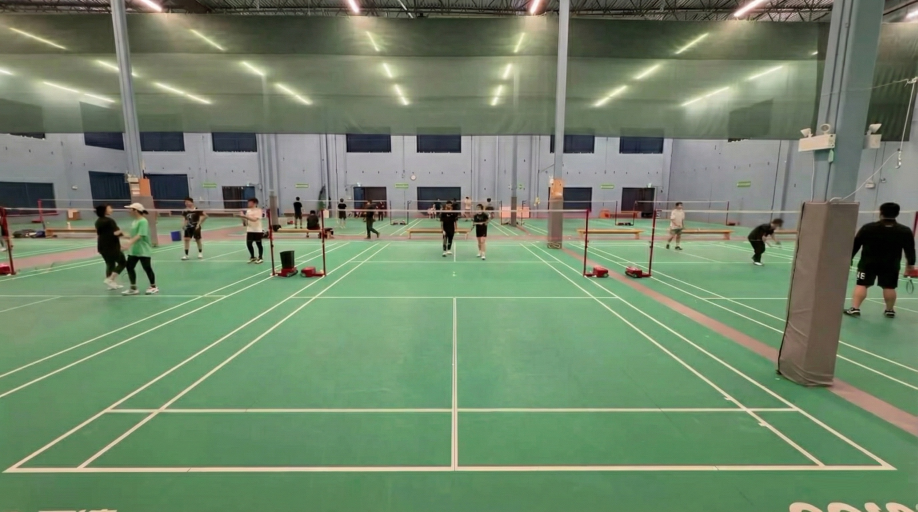
#> input picture stage1_courtdetection/46c389d2-feac-4204-84b8-052aebf76d5c_result.jpg, 2752 x 1536 px, found by its file name (shown at 1/3 size)
$ python courtdetection.py
#> lines starting #> are read from the running program, lines starting #| are printed output that depends on the picture; after the words box and inside, x2 and y2 are one past the last pixel; in counts of white or black regions, pixels touching at a corner belong together
"""
Badminton Court Edge Detection Pipeline v2
==========================================
사용자 입력 4개 코너 좌표를 Ground Truth로 활용하여
코트 라인을 정확하게 정의하고 시각화

배드민턴 반코트 구조:
- 4개 코너: TL, TR, BR, BL (단식 롱서브라인 기준 외곽)
- 내부 라인: 표준 코트 비율로 계산
"""

import cv2
import numpy as np
import json
import os
from datetime import datetime
from dataclasses import dataclass, field
from typing import List, Tuple, Optional, Dict
from pathlib import Path


@dataclass
class CourtDimensions:
    """배드민턴 코트 실제 치수 (미터)"""
    # 전체 코트
    full_length: float = 13.4       # 전체 길이
    doubles_width: float = 6.1      # 복식 폭
    singles_width: float = 5.18     # 단식 폭

    # 반코트 기준 (네트에서)
    half_length: float = 6.7        # 반코트 길이
    short_service: float = 1.98     # 숏서비스 라인 (네트에서)
    long_service_doubles: float = 0.76  # 복식 롱서비스 (베이스라인에서)

    # 계산된 값
    @property
    def alley_width(self) -> float:
        """복식 앨리 폭"""
        return (self.doubles_width - self.singles_width) / 2  # 0.46m

    @property
    def half_singles_width(self) -> float:
        """단식 코트 절반 폭"""
        return self.singles_width / 2  # 2.59m


@dataclass
class CourtLine:
    """코트 라인 정의"""
    name: str
    p1: Tuple[float, float]  # 시작점 (x, y)
    p2: Tuple[float, float]  # 끝점 (x, y)
    line_type: str           # 'baseline', 'sideline', 'service', 'center'
    color: Tuple[int, int, int] = (255, 255, 255)  # BGR

    @property
    def angle(self) -> float:
        dx = self.p2[0] - self.p1[0]
        dy = self.p2[1] - self.p1[1]
        return np.degrees(np.arctan2(dy, dx))

    @property
    def length(self) -> float:
        dx = self.p2[0] - self.p1[0]
        dy = self.p2[1] - self.p1[1]
        return np.sqrt(dx**2 + dy**2)


class CourtLineDetector:
    """메타데이터 기반 코트 라인 검출기"""

    # 라인 타입별 색상 (BGR)
    LINE_COLORS = {
        'baseline': (0, 255, 0),        # Green - 베이스라인
        'sideline': (255, 0, 255),      # Magenta - 사이드라인
        'service': (0, 255, 255),       # Yellow - 서비스라인 (숏서비스)
        'center': (255, 0, 0),          # Blue - 센터라인
    }

    LINE_LABELS = {
        'baseline': 'Baseline (Green)',
        'sideline': 'Sideline (Magenta)',
        'service': 'Short Service Line (Yellow)',
        'center': 'Center Line (Blue)',
    }

    def __init__(self):
        self.dims = CourtDimensions()
        self.court_lines: List[CourtLine] = []

    def create_output_dir(self, base_path: str = ".") -> str:
        """타임스탬프 기반 출력 디렉토리 생성"""
        timestamp = datetime.now().strftime("%y%m%d_%H%M%S")
        output_dir = os.path.join(base_path, timestamp)
        os.makedirs(output_dir, exist_ok=True)
        return output_dir

    def compute_court_lines_from_corners(self, corners: List[List[int]]) -> List[CourtLine]:
        """
        4개 코너 좌표로부터 모든 코트 라인 계산

        Args:
            corners: [[TL], [TR], [BR], [BL]] - 반코트 외곽 (단식 롱서브라인 기준)

        입력 좌표 해석:
        - TL, TR: 숏서비스 라인과 사이드라인의 교점
        - BL, BR: 베이스라인(롱서브라인)과 사이드라인의 교점

        반코트 구조 (카메라 뷰):

        TL -------- TR   (숏서비스 라인)
        |     |     |
        |     |     |
        |     |     |
        BL -------- BR   (베이스라인/롱서브라인)
        """
        tl = np.array(corners[0], dtype=np.float32)
        tr = np.array(corners[1], dtype=np.float32)
        br = np.array(corners[2], dtype=np.float32)
        bl = np.array(corners[3], dtype=np.float32)

        lines = []

        # ============================================
        # 1. 외곽 4변 (사용자 입력 좌표 = 실제 코트 라인)
        # ============================================

        # 상단: 숏서비스 라인 - TL to TR
        lines.append(CourtLine(
            name="Short Service Line",
            p1=tuple(tl), p2=tuple(tr),
            line_type='service',
            color=self.LINE_COLORS['service']
        ))

        # 하단: 베이스라인 (롱서브라인) - BL to BR
        lines.append(CourtLine(
            name="Baseline (Long Service)",
            p1=tuple(bl), p2=tuple(br),
            line_type='baseline',
            color=self.LINE_COLORS['baseline']
        ))

        # 좌측 사이드라인 - TL to BL
        lines.append(CourtLine(
            name="Left Sideline",
            p1=tuple(tl), p2=tuple(bl),
            line_type='sideline',
            color=self.LINE_COLORS['sideline']
        ))

        # 우측 사이드라인 - TR to BR
        lines.append(CourtLine(
            name="Right Sideline",
            p1=tuple(tr), p2=tuple(br),
            line_type='sideline',
            color=self.LINE_COLORS['sideline']
        ))

        # ============================================
        # 2. 내부 라인: 센터라인
        # ============================================

        # 센터라인: 숏서비스 라인 중점 ~ 베이스라인 중점
        center_top = (tl + tr) / 2
        center_bottom = (bl + br) / 2

        lines.append(CourtLine(
            name="Center Line",
            p1=tuple(center_top), p2=tuple(center_bottom),
            line_type='center',
            color=self.LINE_COLORS['center']
        ))

        self.court_lines = lines
        return lines

    def interpolate_point(self, p1: np.ndarray, p2: np.ndarray,
                          ratio: float) -> np.ndarray:
        """두 점 사이를 비율로 보간"""
        return p1 + ratio * (p2 - p1)

    def draw_court_lines(self, image: np.ndarray,
                         lines: List[CourtLine],
                         thickness: int = 3) -> np.ndarray:
        """코트 라인 그리기"""
        result = image.copy()

        for line in lines:
            p1 = tuple(map(int, line.p1))
            p2 = tuple(map(int, line.p2))
            cv2.line(result, p1, p2, line.color, thickness)

        return result

    def draw_corners(self, image: np.ndarray,
                     corners: List[List[int]]) -> np.ndarray:
        """코너 포인트 표시"""
        result = image.copy()
        labels = ['TL', 'TR', 'BR', 'BL']

        for pt, label in zip(corners, labels):
            cv2.circle(result, tuple(pt), 10, (0, 0, 255), -1)
            cv2.putText(result, label, (pt[0] + 15, pt[1] - 10),
                       cv2.FONT_HERSHEY_SIMPLEX, 0.8, (0, 0, 255), 2)

        return result

    def draw_legend(self, image: np.ndarray,
                    line_counts: Dict[str, int]) -> np.ndarray:
        """좌상단 레전드"""
        result = image.copy()

        legend_height = 35 * len(self.LINE_LABELS) + 25
        legend_width = 280

        # 배경
        overlay = result.copy()
        cv2.rectangle(overlay, (10, 10), (legend_width, legend_height),
                     (30, 30, 30), -1)
        cv2.addWeighted(overlay, 0.8, result, 0.2, 0, result)
        cv2.rectangle(result, (10, 10), (legend_width, legend_height),
                     (200, 200, 200), 2)

        y_offset = 40
        for line_type, label in self.LINE_LABELS.items():
            color = self.LINE_COLORS[line_type]
            count = line_counts.get(line_type, 0)

            # 색상 박스
            cv2.rectangle(result, (20, y_offset - 15), (50, y_offset + 5),
                         color, -1)

            # 텍스트
            text = f"{label}: {count}"
            cv2.putText(result, text, (60, y_offset),
                       cv2.FONT_HERSHEY_SIMPLEX, 0.5, (255, 255, 255), 1)

            y_offset += 35

        return result

    def create_polygon_visualization(self, image: np.ndarray,
                                      corners: List[List[int]],
                                      lines: List[CourtLine]) -> np.ndarray:
        """
        최종 폴리곤 형태 시각화
        - 코트 영역 반투명 오버레이
        - 각 엣지별 다른 색상
        - 레전드 포함
        """
        result = image.copy()

        # 1. 코트 영역 반투명 오버레이
        pts = np.array(corners, dtype=np.int32)
        overlay = result.copy()
        cv2.fillPoly(overlay, [pts], (100, 100, 100))
        cv2.addWeighted(overlay, 0.3, result, 0.7, 0, result)

        # 2. 코트 라인 그리기
        result = self.draw_court_lines(result, lines, thickness=4)

        # 3. 코너 표시
        result = self.draw_corners(result, corners)

        # 4. 라인 타입별 카운트
        line_counts = {}
        for line in lines:
            line_counts[line.line_type] = line_counts.get(line.line_type, 0) + 1

        # 5. 레전드
        result = self.draw_legend(result, line_counts)

        return result

    def detect_additional_lines_canny(self, image: np.ndarray,
                                       corners: List[List[int]],
                                       known_lines: List[CourtLine]) -> List[CourtLine]:
        """
        Canny + Hough로 추가 라인 검출 (선택적)
        이미 정의된 라인과 중복되지 않는 라인만 반환
        """
        # ROI 마스크 생성
        pts = np.array(corners, dtype=np.int32)
        mask = np.zeros(image.shape[:2], dtype=np.uint8)
        cv2.fillPoly(mask, [pts], 255)

        # 전처리
        gray = cv2.cvtColor(image, cv2.COLOR_BGR2GRAY)
        clahe = cv2.createCLAHE(clipLimit=3.0, tileGridSize=(8, 8))
        enhanced = clahe.apply(gray)
        blurred = cv2.GaussianBlur(enhanced, (5, 5), 0)

        # 화이트 마스킹
        hls = cv2.cvtColor(image, cv2.COLOR_BGR2HLS)
        l_channel = hls[:, :, 1]
        white_mask = ((l_channel >= 150) & (l_channel <= 255)).astype(np.uint8) * 255

        # ROI 적용
        white_mask = cv2.bitwise_and(white_mask, mask)
        masked = cv2.bitwise_and(blurred, blurred, mask=white_mask)

        # Canny
        edges = cv2.Canny(masked, 30, 100)

        return edges, masked

    def process(self, image_path: str, corners: List[List[int]],
                output_dir: str = None) -> Dict:
        """
        전체 파이프라인 실행
        """
        if output_dir is None:
            output_dir = self.create_output_dir()
        else:
            os.makedirs(output_dir, exist_ok=True)

        print(f"[INFO] Output directory: {output_dir}")

        # 이미지 로드
        image = cv2.imread(image_path)
        if image is None:
            raise ValueError(f"Failed to load image: {image_path}")

        print(f"[INFO] Loaded image: {image.shape}")
        print(f"[INFO] Court corners: {corners}")

        # Step 0: 원본 이미지 저장
        cv2.imwrite(os.path.join(output_dir, "00_original.jpg"), image)

        # Step 1: 코너 표시
        img_with_corners = self.draw_corners(image, corners)
        cv2.imwrite(os.path.join(output_dir, "01_corners.jpg"), img_with_corners)

        # Step 2: 코트 라인 계산
        lines = self.compute_court_lines_from_corners(corners)
        print(f"[INFO] Computed {len(lines)} court lines")

        for line in lines:
            print(f"  - {line.name}: {line.line_type}")

        # Step 3: 코트 라인만 그리기
        img_with_lines = self.draw_court_lines(image, lines, thickness=3)
        cv2.imwrite(os.path.join(output_dir, "02_court_lines.jpg"), img_with_lines)

        # Step 4: Canny 엣지 (참고용)
        edges, masked = self.detect_additional_lines_canny(image, corners, lines)
        cv2.imwrite(os.path.join(output_dir, "03_canny_edges.jpg"), edges)
        cv2.imwrite(os.path.join(output_dir, "03_white_masked.jpg"), masked)

        # Step 5: 최종 폴리곤 시각화
        final_result = self.create_polygon_visualization(image, corners, lines)
        cv2.imwrite(os.path.join(output_dir, "04_final_polygon.jpg"), final_result)

        # Step 6: 엣지 위에 라인 오버레이 (요청하신 형태)
        edges_colored = cv2.cvtColor(edges, cv2.COLOR_GRAY2BGR)
        edges_with_lines = self.draw_court_lines(edges_colored, lines, thickness=3)

        line_counts = {}
        for line in lines:
            line_counts[line.line_type] = line_counts.get(line.line_type, 0) + 1
        edges_with_lines = self.draw_legend(edges_with_lines, line_counts)
        cv2.imwrite(os.path.join(output_dir, "05_edges_with_lines.jpg"), edges_with_lines)

        # 결과 JSON
        results = {
            'output_dir': output_dir,
            'corners': corners,
            'lines': [
                {
                    'name': l.name,
                    'type': l.line_type,
                    'p1': [float(l.p1[0]), float(l.p1[1])],
                    'p2': [float(l.p2[0]), float(l.p2[1])],
                    'length': float(l.length),
                    'angle': float(l.angle)
                }
                for l in lines
            ],
            'line_counts': line_counts
        }

        with open(os.path.join(output_dir, "detection_results.json"), 'w') as f:
            json.dump(results, f, indent=2, ensure_ascii=False)

        print(f"[INFO] Processing complete")
        print(f"[INFO] Line counts: {line_counts}")

        return results


def main():
    """메인 실행"""
    # JSON 설정
    config = {
        "test_cases": [
            {
                "name": "session_46c389d2",
                "image_path": "/mnt/b/cd_p/bmt_demo/stage1_courtdetection/46c389d2-feac-4204-84b8-052aebf76d5c_result.jpg",
                "area": [
                    [977, 828],   # TL - 숏서비스라인 좌측
                    [1751, 826],  # TR - 숏서비스라인 우측
                    [2691, 1410], # BR - 베이스라인 우측
                    [8, 1418]     # BL - 베이스라인 좌측
                ],
                "description": "실제 세션 이미지 - 정면 촬영"
            }
        ]
    }

    detector = CourtLineDetector()

    for test_case in config["test_cases"]:
        print(f"\n{'='*60}")
        print(f"Processing: {test_case['name']}")
        print(f"Description: {test_case['description']}")
        print(f"{'='*60}")

        try:
            results = detector.process(
                image_path=test_case["image_path"],
                corners=test_case["area"]
            )
#> in process, image is the input picture: shape (1536, 2752, 3); mean B, G, R 106.8, 134, 113.6
#| [INFO] Loaded image: (1536, 2752, 3)
#> in detect_additional_lines_canny, `cv2.fillPoly(mask, [pts], 255)`:
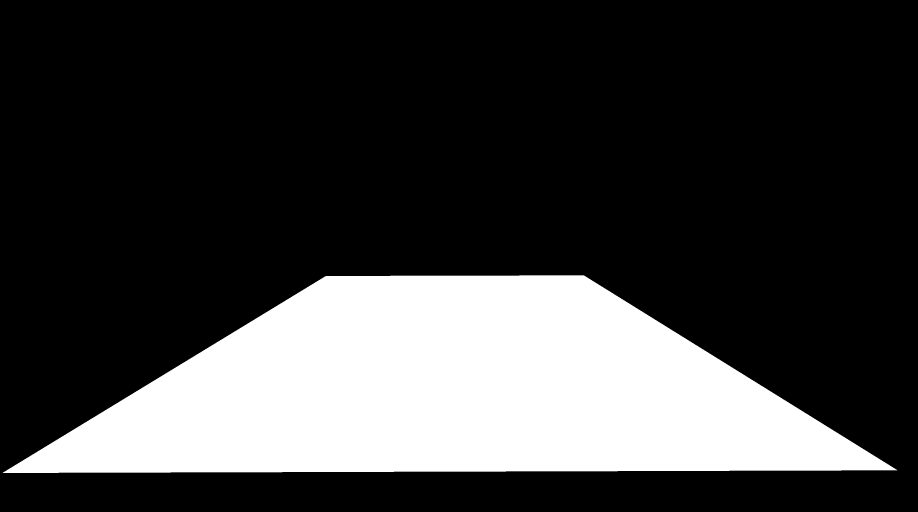
#> mask: shape (1536, 2752) (shown at 1/3 size); 24.1% white; 1 white region, box (x1, y1, x2, y2) and area: (8, 826, 2692, 1419) 1017241
#> in detect_additional_lines_canny, `gray = cv2.cvtColor(image, cv2.COLOR_BGR2GRAY)`:
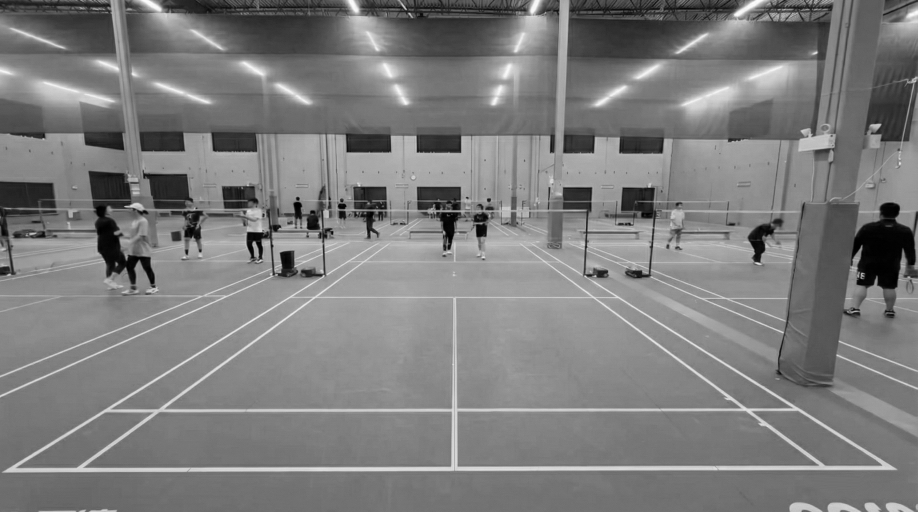
#> gray: shape (1536, 2752) (shown at 1/3 size); min 0, max 255, mean 124.8
#> in detect_additional_lines_canny, `enhanced = clahe.apply(gray)`:
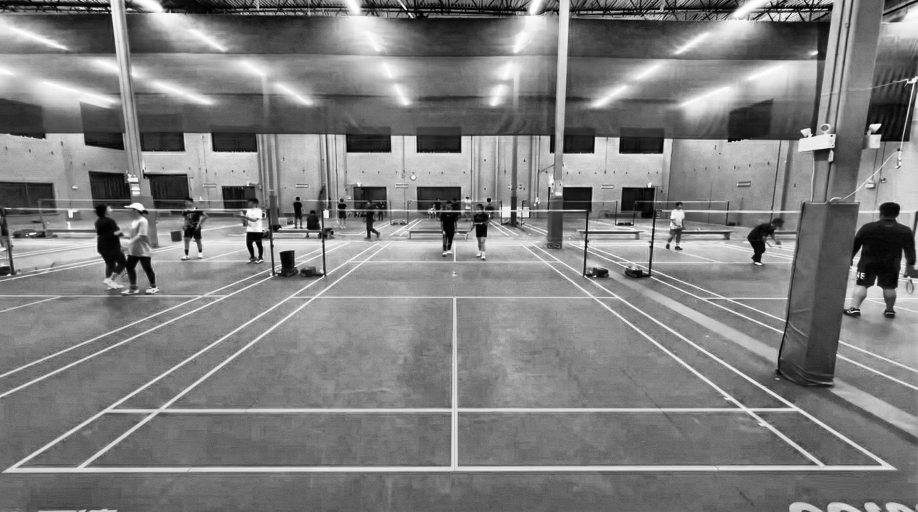
#> enhanced: shape (1536, 2752) (shown at 1/3 size); min 0, max 255, mean 126.9
#> in detect_additional_lines_canny, `hls = cv2.cvtColor(image, cv2.COLOR_BGR2HLS)`: hls: shape (1536, 2752, 3); mean of channels 0, 1, 2 54.6, 120.7, 43.4
#> in detect_additional_lines_canny, `white_mask = ((l_channel >= 150) & (l_channel <= 255)).astype(np.uint8..`:
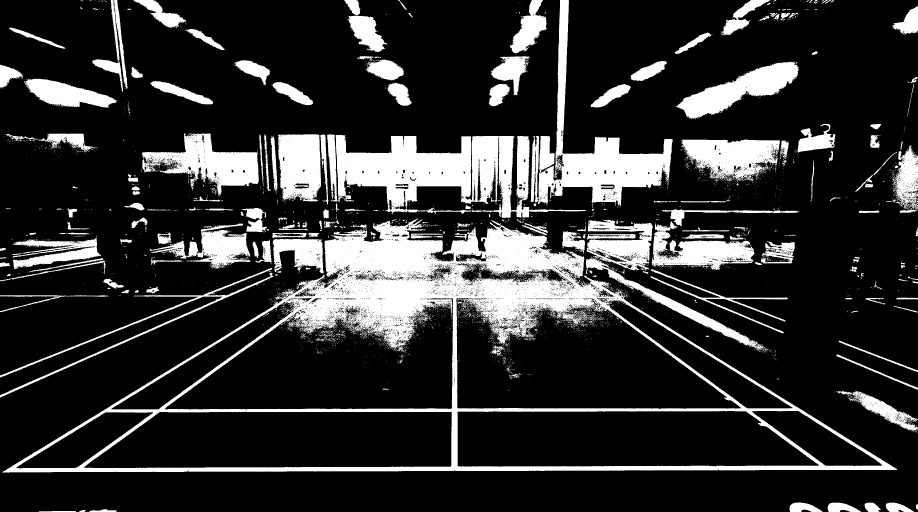
#> white_mask: shape (1536, 2752) (shown at 1/3 size); 19.5% white; 5137 white regions (4863 under 20 px), largest, box (x1, y1, x2, y2) and area: (7, 655, 2691, 1418) 280778, (1007, 405, 1759, 654) 85077, (1592, 0, 2018, 619) 61550
#> in detect_additional_lines_canny, `white_mask = cv2.bitwise_and(white_mask, mask)`: white_mask: shape (1536, 2752); 4.8% white; 2171 white regions (2134 under 20 px), largest, box (x1, y1, x2, y2) and area: (9, 826, 2691, 1418) 195467, (1475, 1035, 1516, 1068) 465, (1533, 1120, 1556, 1134) 109
#> in detect_additional_lines_canny, `edges = cv2.Canny(masked, 30, 100)`: edges: shape (1536, 2752); 1.5% white in thin lines or dots, all inside (x1, y1, x2, y2) = (9, 825, 2691, 1419)
#> in create_polygon_visualization, `cv2.addWeighted(overlay, 0.3, result, 0.7, 0, result)`:
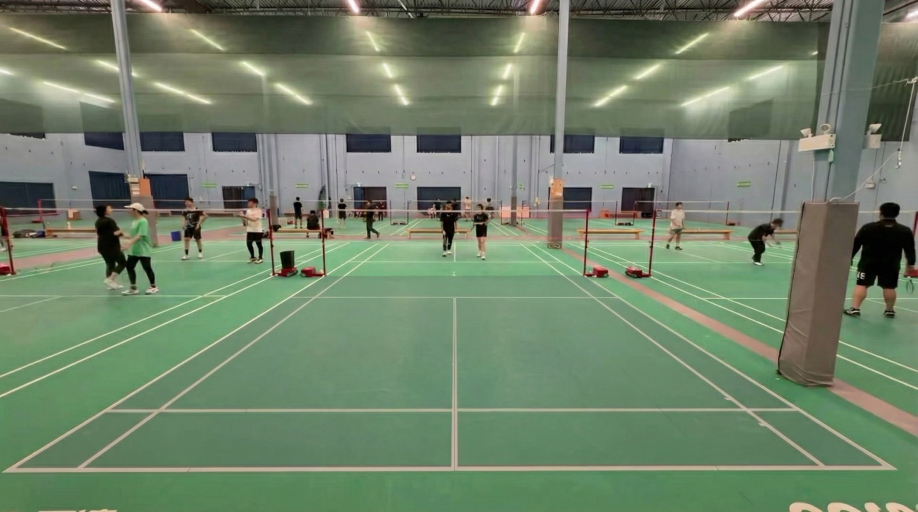
#> result: shape (1536, 2752, 3) (shown at 1/3 size); mean B, G, R 105.6, 129.8, 112.4
#> the loop in draw_court_lines (call 2), `for line in lines:` made 5 passes
#> (p1, p2) on passes 1 to 5: ((977, 828), (1751, 826)), ((8, 1418), (2691, 1410)), ((977, 828), (8, 1418)), ((1751, 826), (2691, 1410)), ((1364, 827), (1349, 1414))
#> in draw_legend, `cv2.rectangle(overlay, (10, 10), (legend_width, legend_height), (30, 3..`:
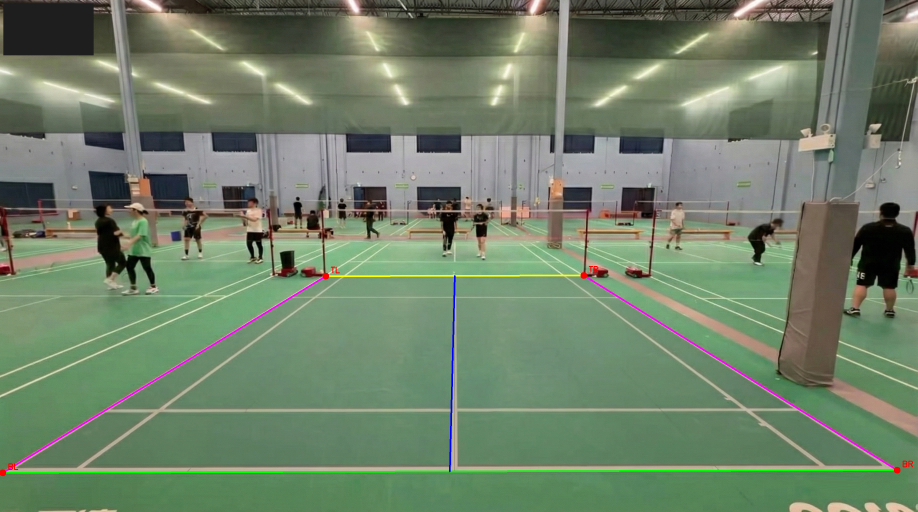
#> overlay: shape (1536, 2752, 3) (shown at 1/3 size); mean B, G, R 105.1, 129, 111.7
#> after the loop in draw_legend, `for line_type, label in self.LINE_LABELS.items():`: y_offset = 180
#> call 3 of draw_court_lines, with thickness = 3
#> the loop in draw_court_lines (call 3), `for line in lines:` made 5 passes
#> after the loop in draw_court_lines (call 3), `for line in lines:`:
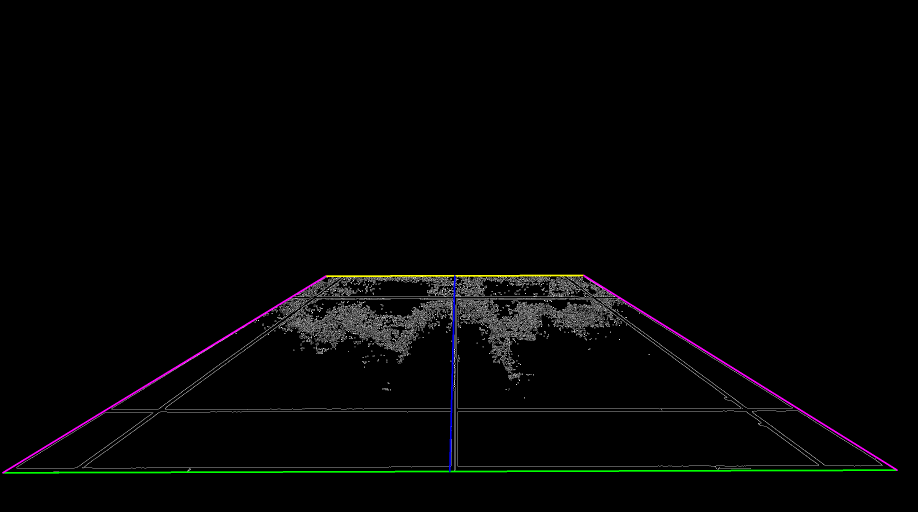
#> result: shape (1536, 2752, 3) (shown at 1/3 size); mean B, G, R 4.3, 4.5, 4.3

            print(f"\n[RESULTS]")
            print(f"  Total lines: {len(results['lines'])}")
            for lt, count in results['line_counts'].items():
                print(f"    - {lt}: {count}")

        except Exception as e:
            print(f"[ERROR] {e}")
            import traceback
            traceback.print_exc()


if __name__ == "__main__":
    main()
